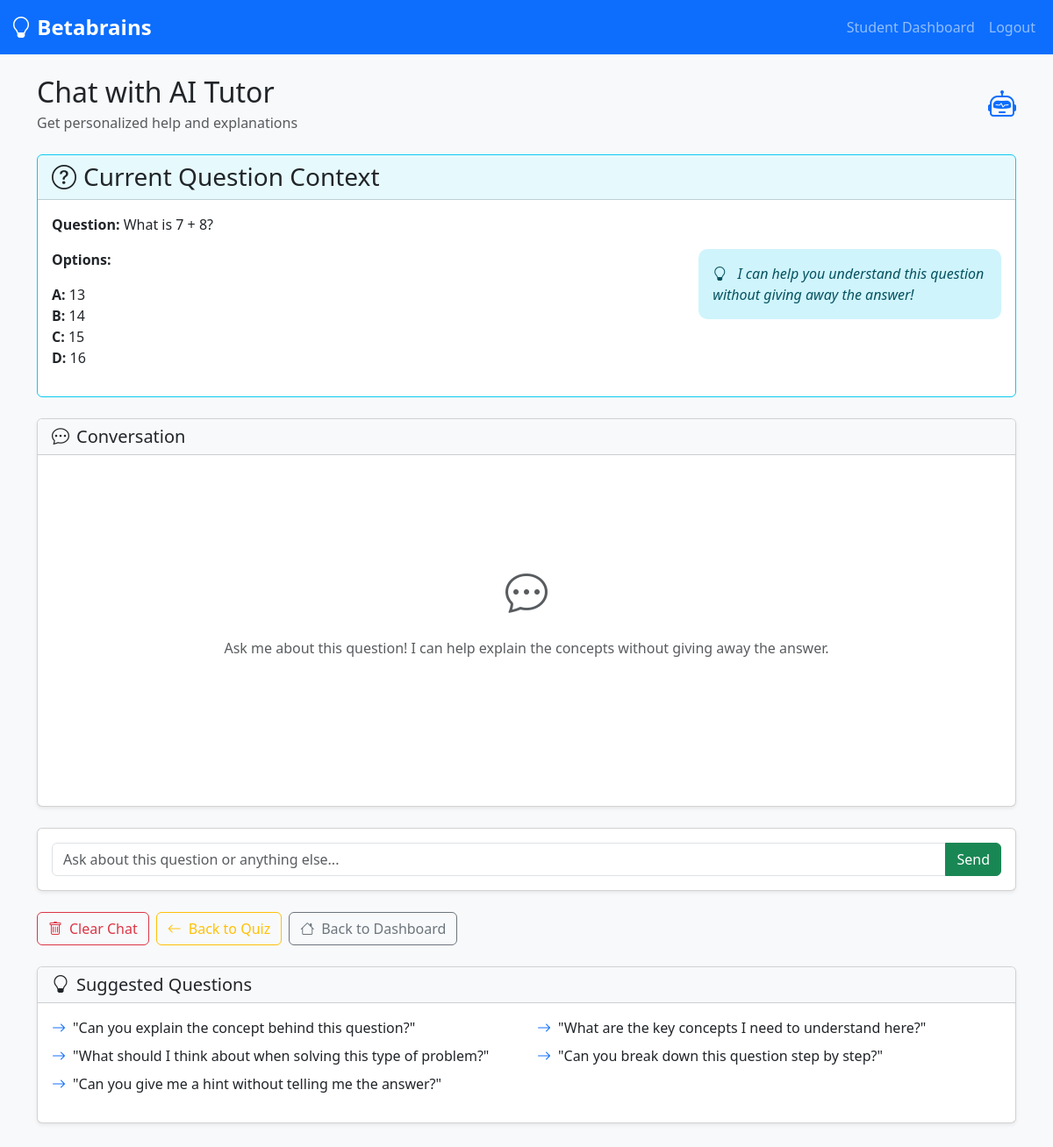
The app's page /student/chat?question_id=1 (signed in) with its own data.
### app/models.py (models this page shows, shortened)
class Question(db.Model):
    id = db.Column(db.Integer, primary_key=True)
    grade = db.Column(db.String(20), nullable=False)  # Keep for backward compatibility
    subject = db.Column(
        db.String(50), nullable=False
    )  # Keep for backward compatibility
    question_text = db.Column(db.Text, nullable=False)
    option_a = db.Column(db.String(200), nullable=False)
    option_b = db.Column(db.String(200), nullable=False)
    option_c = db.Column(db.String(200), nullable=False)
    option_d = db.Column(db.String(200), nullable=False)
    correct_answer = db.Column(db.String(1), nullable=False)
    explanation = db.Column(db.Text, nullable=False)
    author_id = db.Column(db.Integer, db.ForeignKey("user.id"), nullable=False)
    created_at = db.Column(db.DateTime, default=datetime.utcnow)
    grade_id = db.Column(db.Integer, db.ForeignKey("grade.id"), nullable=True)
    subject_id = db.Column(db.Integer, db.ForeignKey("subject.id"), nullable=True)

### app/routes.py (the view, shortened to what this page needs)
@app.route("/student/chat", methods=["GET", "POST"])
@login_required
def chat_with_tutor():
    if not hasattr(current_user, "role") or current_user.role != "student":
        logout_user()
        flash("Access denied. Please log in as a student.")
        return redirect(url_for("login"))
    form = ChatForm()
    question_id = request.args.get("question_id")
    context_type = request.args.get("context", "general")
    current_question = None
    if question_id:
        current_question = Question.query.get(question_id)
        session.pop("chat_history", None)
        chat_history = []
    else:
        chat_history = session.get("chat_history", [])
    return render_template(
        "chat.html",
        title="Chat with AI Tutor",
        form=form,
        chat_history=chat_history,
        current_question=current_question,
        context_type=context_type,
    )

### app/forms.py
class ChatForm(FlaskForm):
    message = StringField(
        "Ask me anything about your quiz or studies...", validators=[DataRequired()]
    )
    submit = SubmitField("Send")

### app/models.py (called while the page is built)
@login.user_loader
def load_user(id):
    return User.query.get(int(id))

### app/templates/chat.html (shortened to what this page needs)
{% extends "base.html" %}
{% block content %}
<div class="row">
  <div class="col-12">
    <div class="d-flex justify-content-between align-items-center mb-4">
      <div>
        <h1 class="h2 mb-1">Chat with AI Tutor</h1>
        <p class="text-muted mb-0">Get personalized help and explanations</p>
      </div>
      <div class="text-end">
        <i class="bi bi-robot text-primary" style="font-size: 2rem;"></i>
      </div>
    </div>
  </div>
</div>
{% if current_question %}
  <div class="card border-info mb-4">
    <div class="card-header bg-info bg-opacity-10">
      <h3 class="card-title mb-0">
        <i class="bi bi-question-circle me-2"></i>Current Question Context
      </h3>
    </div>
    <div class="card-body">
      <p class="card-text"><strong>Question:</strong> {{ current_question.question_text }}</p>
      <div class="row">
        <div class="col-md-8">
          <p class="card-text"><strong>Options:</strong></p>
          <ul class="list-unstyled">
            <li><strong>A:</strong> {{ current_question.option_a }}</li>
            <li><strong>B:</strong> {{ current_question.option_b }}</li>
            <li><strong>C:</strong> {{ current_question.option_c }}</li>
            <li><strong>D:</strong> {{ current_question.option_d }}</li>
          </ul>
        </div>
        <div class="col-md-4">
          <div class="alert alert-info">
            <i class="bi bi-lightbulb me-2"></i>
            <em>I can help you understand this question without giving away the answer!</em>
          </div>
        </div>
      </div>
    </div>
  </div>
{% endif %}
<div class="card shadow-sm mb-4">
  <div class="card-header bg-light">
    <h5 class="card-title mb-0">
      <i class="bi bi-chat-dots me-2"></i>Conversation
    </h5>
  </div>
  <div class="card-body p-0">
    <div class="chat-container" style="height: 400px; overflow-y: auto; padding: 20px;">
      {% if chat_history %}
        {% for message in chat_history %}
          <div class="mb-3">
            <div class="d-flex {% if message.role == 'user' %}justify-content-end{% endif %}">
              <div class="message {% if message.role == 'user' %}bg-primary text-white{% else %}bg-light{% endif %} rounded p-3"
                   style="max-width: 70%; {% if message.role == 'user' %}border-bottom-right-radius: 0;{% else %}border-bottom-left-radius: 0;{% endif %}">
                <div class="d-flex align-items-center mb-2">
                  <i class="bi {% if message.role == 'user' %}bi-person{% else %}bi-robot{% endif %} me-2"></i>
                  <strong>{{ 'You' if message.role == 'user' else 'AI Tutor' }}</strong>
                </div>
                <div>{{ message.content }}</div>
              </div>
            </div>
          </div>
        {% endfor %}
      {% else %}
        <div class="text-center text-muted" style="margin-top: 100px;">
          <i class="bi bi-chat-dots" style="font-size: 3rem;"></i>
          <p class="mt-3">
            {% if current_question %}
              Ask me about this question! I can help explain the concepts without giving away the answer.
            {% else %}
              Start a conversation! Ask me about your quiz results, explanations, or any study questions.
            {% endif %}
          </p>
        </div>
      {% endif %}
    </div>
  </div>
</div>
<div class="card shadow-sm mb-4">
  <div class="card-body">
    <form method="POST" action="{{ url_for('chat_with_tutor', question_id=current_question.id if current_question else None, context='quiz' if current_question else 'general') }}">
      <div class="input-group">
        {{ form.message(class="form-control", placeholder="Ask about this question or anything else...") }}
        {{ form.submit(class="btn btn-success") }}
      </div>
    </form>
  </div>
</div>
<div class="row mb-4">
  <div class="col-12">
    <div class="d-flex flex-wrap gap-2">
      <a href="{{ url_for('clear_chat') }}" class="btn btn-outline-danger">
        <i class="bi bi-trash me-2"></i>Clear Chat
      </a>
      {% if current_question %}
        {% if context_type == 'performance' %}
          <a href="{{ url_for('view_performance') }}" class="btn btn-outline-warning">
            <i class="bi bi-arrow-left me-2"></i>Back to Performance
          </a>
        {% elif context_type == 'results' %}
          <a href="{{ url_for('view_performance') }}" class="btn btn-outline-warning">
            <i class="bi bi-arrow-left me-2"></i>Back to Results
          </a>
        {% else %}
          <a href="{{ url_for('take_quiz', grade=current_question.grade, subject=current_question.subject) }}" class="btn btn-outline-warning">
            <i class="bi bi-arrow-left me-2"></i>Back to Quiz
          </a>
        {% endif %}
      {% endif %}
      <a href="{{ url_for('student_dashboard') }}" class="btn btn-outline-secondary">
        <i class="bi bi-house me-2"></i>Back to Dashboard
      </a>
    </div>
  </div>
</div>
<div class="card shadow-sm">
  <div class="card-header bg-light">
    <h5 class="card-title mb-0">
      <i class="bi bi-lightbulb me-2"></i>Suggested Questions
    </h5>
  </div>
  <div class="card-body">
    {% if current_question %}
      <div class="row">
        <div class="col-md-6">
          <ul class="list-unstyled">
            <li class="mb-2"><i class="bi bi-arrow-right text-primary me-2"></i>"Can you explain the concept behind this question?"</li>
            <li class="mb-2"><i class="bi bi-arrow-right text-primary me-2"></i>"What should I think about when solving this type of problem?"</li>
            <li class="mb-2"><i class="bi bi-arrow-right text-primary me-2"></i>"Can you give me a hint without telling me the answer?"</li>
          </ul>
        </div>
        <div class="col-md-6">
          <ul class="list-unstyled">
            <li class="mb-2"><i class="bi bi-arrow-right text-primary me-2"></i>"What are the key concepts I need to understand here?"</li>
            <li class="mb-2"><i class="bi bi-arrow-right text-primary me-2"></i>"Can you break down this question step by step?"</li>
          </ul>
        </div>
      </div>
    {% endif %}
  </div>
</div>
{% endblock %}

### app/static/css/custom.css (style rules this page uses)
:root { --primary-color: #0d6efd; --secondary-color: #6c757d; --success-color: #198754; --info-color: #0dcaf0; --warning-color: #ffc107; --danger-color: #dc3545; --light-color: #f8f9fa; --dark-color: #212529; }
.card, .btn, .form-control, .form-select { transition: all 0.3s ease; }
.alert { border: none; border-radius: 10px; }

### records on screen
Question: question_text "What is 7 + 8?", option_a "13", option_b "14", option_c "15", option_d "16"
